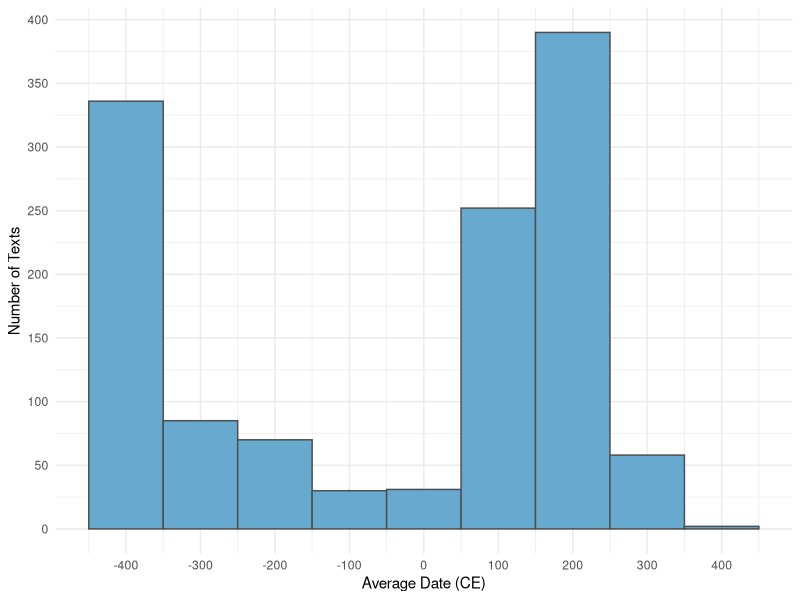
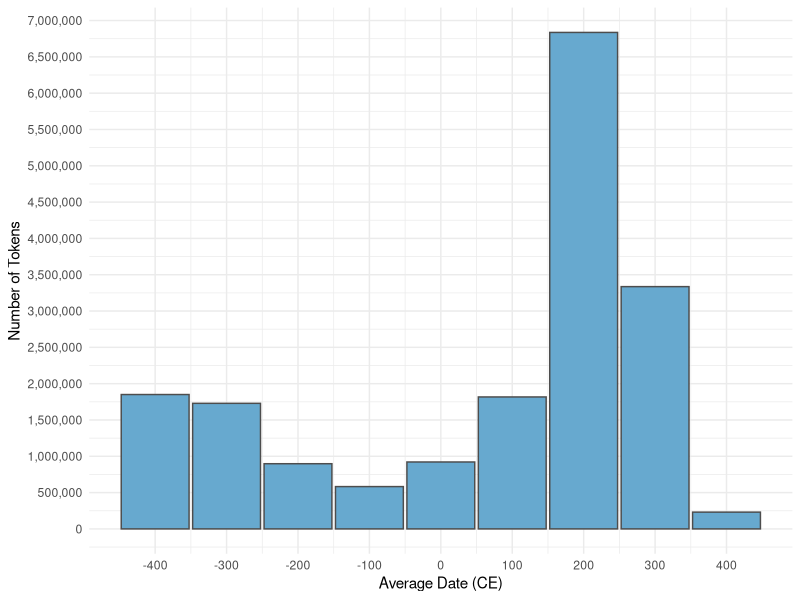

The R source for these figures, in order:
#!/usr/bin/env Rscript
#
# Wim Otte (w.m.otte@umcutrecht.nl)
#
#
# Aim: Select all texts relevant to Koine
# We exclude clearly pre-Koine texts (e.g., Homer, Hesiod) and (proto)Byzantium texts.
#
# Ref: Geoffrey Horrocks 'Greek: A History of the Language and its Speakers' (2nd edition)', Wiley-Blackwell, 2010:
#
# p. 79:
# "During the latter half of the 4th century Bc the kingdom of Macedonia first became the controlling power in mainland Greece; 
# and then, through the spectacular conquests of Alexander III (*the Great', 356-323 BC), acquired control of the whole of 
# the eastern Mediterranean, including Asia Minor, Syria and Egypt, and finally extended its rule throughout the former 
# Persian empire to the borders of India. Great new cities were founded in the conquered territories, most notably 
# Alexandria in Egypt, Pergamum in Asia Minor, and Antioch in Syria, and Greek culture and language were spread as far as the plains of the Punjab."
#
# p. 193: 
# "When Constantine founded his 'New Rome' on the site of the old Greek city of Byzantium on the Bosporus in AD May 330, 
# therefore, it was not merely as a centre of Roman culture and Latinity in the east but also as a capital city that was to be
# imbued from the outset with the spirit of the Christian faith. In due course it provided the physical and spiritual 
# centre for the medieval Byzantine state."
################################################################################

# Load necessary library
library( "readr" )
library( "ggplot2" )
library( "dplyr" )

# Output directory
outdir <- 'out.00.select.koine.greek.texts'
dir.create( outdir, showWarnings = FALSE )

# Read the metadata
meta <- readr::read_tsv( "misc/metadata.txt", show_col_types = FALSE )

# there is one duplicate, remove
# GLAUX_TEXT_ID TLG      STARTDATE ENDDATE AUTHOR_STANDARD TITLE_STANDARD GENRE_STANDARD DIALECT SOURCE  SOURCE_LICENSE SOURCE_FORMAT TOKENS TM_TEXT
#         <dbl> <chr>        <dbl>   <dbl> <chr>           <chr>          <chr>          <chr>   <chr>   <chr>          <chr>          <dbl> <chr>  
#           223 0593-002      -500    -301 Gorgias         Testimonia     Oratory        Attic   First1K CC BY-SA 4.0   XML             2895 5624  
meta[ duplicated( meta$TLG ), ]
meta <- meta[ !duplicated( meta$TLG ), ] # 1421

# Define Koine Greek period range (Early + Middle): 330 BCE to 200 CE
koine_start <- -330
koine_end   <- 330 # Constantine founded his 'New Rome' on the site of the old Greek city of Byzantium on the Bosporus in AD May 330.

# Select texts overlapping with Koine period
koine_texts <- meta[ meta$ENDDATE >= koine_start & meta$STARTDATE <= koine_end, ]

# average date
koine_texts$mean_date <- ( koine_texts$STARTDATE + koine_texts$ENDDATE ) / 2

# clean
remove_cols <- c( 'GLAUX_TEXT_ID', 'SOURCE_LICENSE', 'SOURCE_FORMAT', 'TM_TEXT' )
koine_texts <- koine_texts[ , !colnames( koine_texts ) %in% remove_cols ]

colnames( koine_texts ) <- c( 'tlg', 'date_lower_bound', 'date_upper_bound', 'author', 'title', 'genre', 'dialect', 'source', 'tokens', 'date_mean' )

# total number of tokens 18,202,079
sum( koine_texts$tokens )

# View the selection
nrow( koine_texts ) # 1254 texts

# Optionally write to file
write_tsv( koine_texts, file.path( outdir, "selected_texts_koine_greek.tsv" ), quote = 'all' )

# bin width
bin_width <- 100

# Plot distribution of text dating over time
p <- ggplot( koine_texts, aes( x = date_mean ) ) +
        geom_histogram( binwidth = bin_width, fill = "#67a9cf", color = "gray30" ) +
        labs( x = "Average Date (CE)", y = "Number of Texts" ) +
        scale_x_continuous( breaks = scales::pretty_breaks( n = 10 ) ) +
        scale_y_continuous( breaks = scales::pretty_breaks( n = 12 ) ) + 
        theme_minimal()

# save to disk
ggsave( p, file = file.path( outdir, 'plot_average_date_selected_texts_koine_greek.png' ), width = 5, height = 5, dpi = 600, bg = 'white' )


# Create 100-year bins

koine_binned <- koine_texts %>%
    mutate( date_bin = bin_width * ( 1 + floor( date_mean / bin_width ) ) ) %>%
    group_by( date_bin ) %>%
    summarise( total_tokens = sum( tokens ), .groups = "drop" )

# Plot total tokens of words in Koine Texts per bin
p_tokens <- ggplot( koine_binned, aes( x = date_bin, y = total_tokens ) ) +
    geom_col( fill = "#67a9cf", color = "gray30", width = bin_width * 0.95 ) +
    labs( x = "Average Date (CE)", y = "Number of Tokens" ) +
    scale_x_continuous(
        breaks = seq(min(koine_binned$date_bin), max(koine_binned$date_bin), by = 100 ),
        minor_breaks = seq(min(koine_binned$date_bin), max(koine_binned$date_bin), by = 50 )
    ) +
    scale_y_continuous( breaks = scales::pretty_breaks( n = 12 ), labels = scales::comma ) +
    theme_minimal()

# save to disk
ggsave( p_tokens, file = file.path( outdir, 'plot_total_tokens_selected_texts_koine_greek.png' ), width = 5, height = 5, dpi = 600, bg = 'white' )

